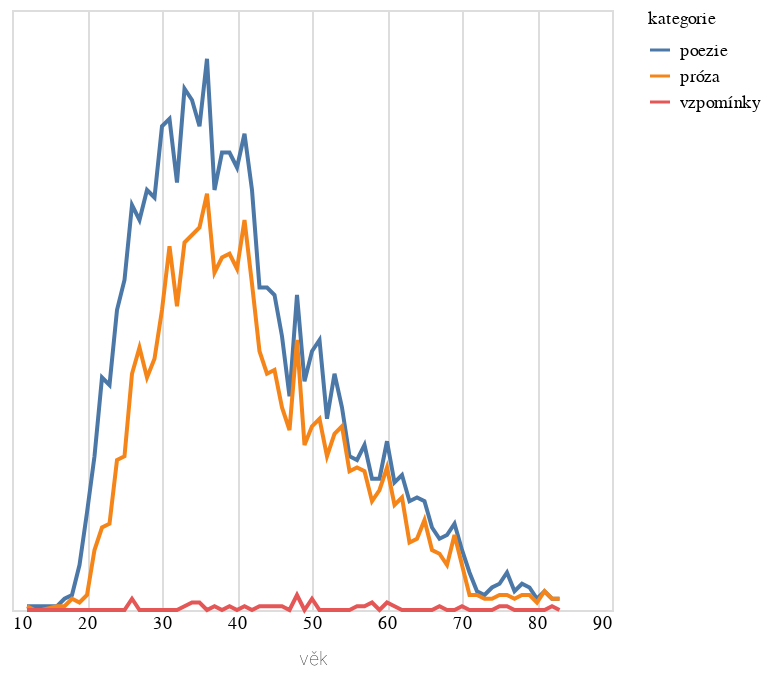

Write notebook code for a chart like this one.
### Code cell
do_grafu2 = do_grafu.filter(pl.col("rok") < 1900).group_by(["vek","kategorie"]).len().rename({"len":"počet","vek":"věk"})

alt.Chart(do_grafu2.to_pandas()).mark_line().encode(
    alt.X('věk:Q').axis(domain=False, tickSize=0),
    alt.Y('počet:Q').stack('zero').axis(None),
    alt.Color('kategorie:N')
)

### Figure 1 — Vega-Lite specification as saved in the notebook (floating-point values rounded to 4 significant figures; data arrays with more than 128 entries replaced by an {"elided": "..."} marker saying what was removed)
{"config": {"title": {"font": "Noticia Text", "fontSize": 12, "anchor": "start", "lineHeight": 19, "fontWeight": "bolder", "subtitleFont": "Noticia Text", "subtitleFontSize": 10, "subtitleLineHeight": 15, "subtitlePadding": 10, "dy": -10}, "axis": {"labelFont": "Asap", "titleFont": "Asap", "fontWeight": "lighter", "titleFontWeight": "lighter", "labelFontSize": 9, "titleFontSize": 9, "labelPadding": 2, "titlePadding": 9, "domainOpacity": 0, "tickColor": "#DCDDD6"}, "legend": {"labelFont": "Asap", "labelFontWeight": "normal", "titleFont": "Asap", "titleFontWeight": "normal", "labelFontSize": 9, "titleFontSize": 9}}, "data": {"name": "data-cf8c30e17487b3eb7743ca63ddab1773"}, "mark": {"type": "line"}, "encoding": {"color": {"field": "kategorie", "type": "nominal"}, "x": {"axis": {"domain": false, "tickSize": 0}, "field": "věk", "type": "quantitative"}, "y": {"axis": null, "field": "počet", "stack": "zero", "type": "quantitative"}}, "$schema": "https://vega.github.io/schema/vega-lite/v5.8.0.json", "datasets": {"data-cf8c30e17487b3eb7743ca63ddab1773": {"elided": "158 records"}}}
